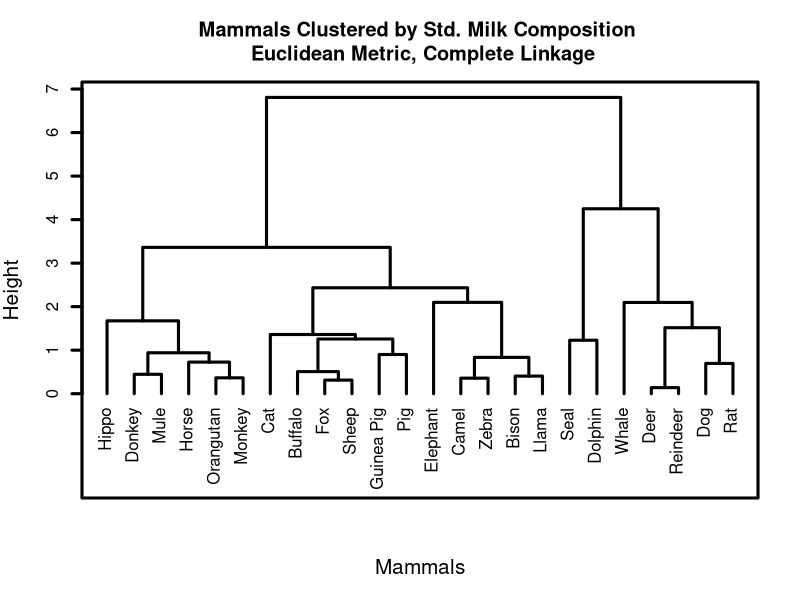
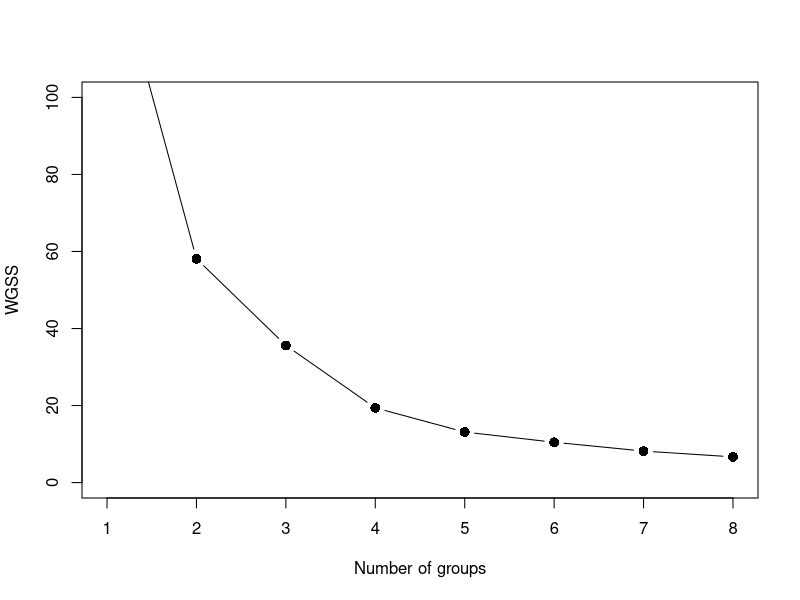

These figures' R source, in order:
## ---- chunk 1
knitr::opts_chunk$set(warning=FALSE, message=FALSE)
## ---- chunk 2
library(tidyverse)
Mammals_Milk<-read.csv("Milk_Composition.csv",header=T,row.names=1)
head(Mammals_Milk)
## ---- chunk 3
summary(Mammals_Milk)
## ---- chunk 4
Mammals_Milk_Std<-round(scale(Mammals_Milk),2)
head(Mammals_Milk_Std)
## ---- chunk 5
Mammals_Milk_HC <- hclust(dist(Mammals_Milk_Std))
Mammals_Milk_HC

plot(Mammals_Milk_HC, lwd =3, main="Mammals Clustered by Std. Milk Composition \n Euclidean Metric, Complete Linkage", sub="", xlab="Mammals", cex.lab=1.25, hang=-1, frame.plot=T)

## ---- chunk 6
set.seed(125)
MMilk_km_3 <- kmeans(Mammals_Milk_Std, centers = 3, nstart = 100)
MMilk_km_4 <- kmeans(Mammals_Milk_Std, centers = 4, nstart = 100)
Mammals_Milk_Std <- data.frame(Mammals_Milk_Std, km_3 = MMilk_km_3$cluster, km_4 = MMilk_km_4$cluster)
Mammals_Milk_Std_a_3 <- arrange(Mammals_Milk_Std, km_3)
Mammals_Milk_Std_a_4 <- arrange(Mammals_Milk_Std, km_4)
Mammals_Milk_Std_a_3
Mammals_Milk_Std_a_4 
## ---- chunk 7
MMilk_Agg_K3 <- Mammals_Milk_Std %>%
  group_by(km_3) %>%
  summarize(Count=n(), Mean_Water = mean(Water), Mean_Protein = mean(Protein), Mean_Fat = mean(Fat), Mean_Lactose = mean(Lactose), Mean_Ash = mean(Ash))
MMilk_Agg_K3

MMilk_Agg_K4 <- Mammals_Milk_Std %>%
  group_by(km_4) %>%
  summarize(Count=n(), Mean_Water = mean(Water), Mean_Protein = mean(Protein), Mean_Fat = mean(Fat), Mean_Lactose = mean(Lactose), Mean_Ash = mean(Ash))
MMilk_Agg_K4
## ---- chunk 8
wgss <- rep(0,8)
for (i in 1:8) {
  wgss[i] <- kmeans(Mammals_Milk_Std, centers=i, nstart=50)$tot.withinss
}
plot(c(1:8), wgss, type="b", pch=16, cex=1.3,ylim=c(0,100), xlab="Number of groups", ylab="WGSS")
